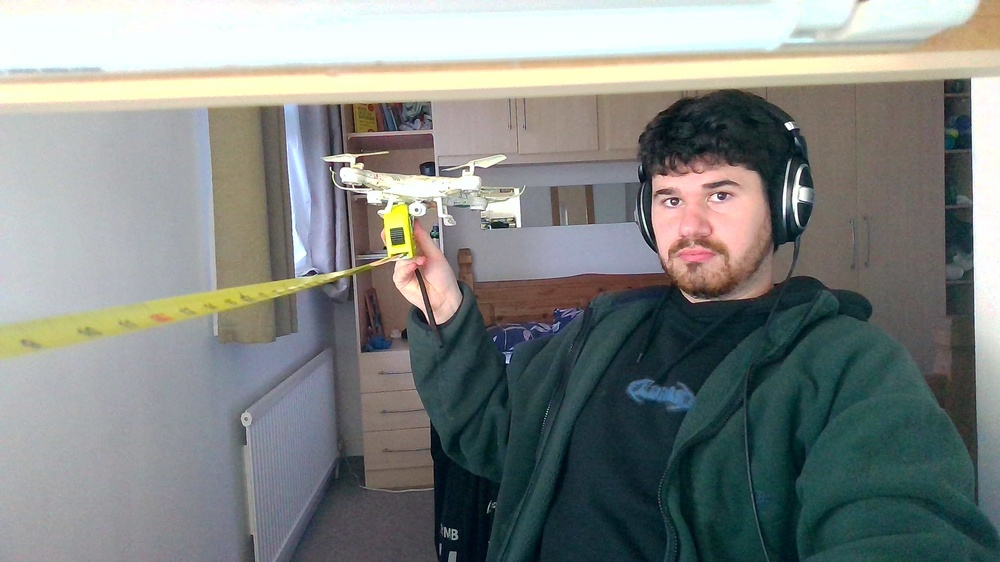
#> input picture model_training/drone_distance.jpg, 1000 x 562 px, shrunk from 2560 x 1440 before the run
$ python save_image.py
#> lines starting #> are read from the running program, lines starting #| are printed output that depends on the picture; after the words box and inside, x2 and y2 are one past the last pixel; in counts of white or black regions, pixels touching at a corner belong together
import cv2
import numpy as np

# Function to calculate and draw the angle on the image
def draw_calculated_angle(img, center, distance_from_center, frame_width, length=100, color=(0, 255, 0), thickness=2):
    angle_radians = np.arctan(distance_from_center / (frame_width / 2))
    angle_degrees = np.degrees(angle_radians)  # Convert to degrees
    x_end = int(center[0] + length * np.cos(angle_radians))
    y_end = int(center[1] - length * np.sin(angle_radians))
    cv2.line(img, center, (x_end, y_end), color, thickness)
    cv2.putText(img, f"{angle_degrees:.2f} degrees", (x_end, y_end), cv2.FONT_HERSHEY_SIMPLEX, 0.5, color, 1, cv2.LINE_AA)

# Load the image
img = cv2.imread('drone_distance.jpg')
#> img is the input picture: shape (562, 1000, 3); mean B, G, R 130.9, 133.6, 129.1

# Define the center of the frame (usually the center of the image)
center = (img.shape[1] // 2, img.shape[0] // 2)
#> center = (500, 281)

# Frame width
frame_width = img.shape[1]
#> frame_width = 1000

# Example distances from center to calculate angles
distances_from_center = [0, 50, 100, 150, 200, 250, 300]

# Draw calculated angles
for distance in distances_from_center:
    draw_calculated_angle(img, center, distance, frame_width)
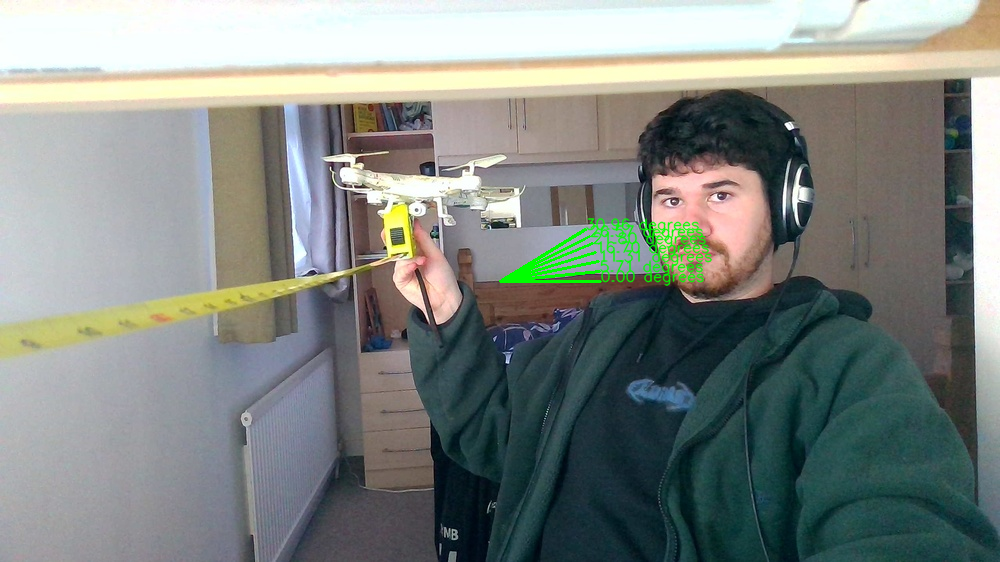
#> img: shape (562, 1000, 3); 1.14% of pixels changed, all inside (x1, y1, x2, y2) = (499, 217, 713, 287)

# Display the image
cv2.imshow('Image with Calculated Angles', img)
cv2.waitKey(0)
cv2.destroyAllWindows()

# Save the image
cv2.imwrite('image_with_calculated_angles.jpg', img)
